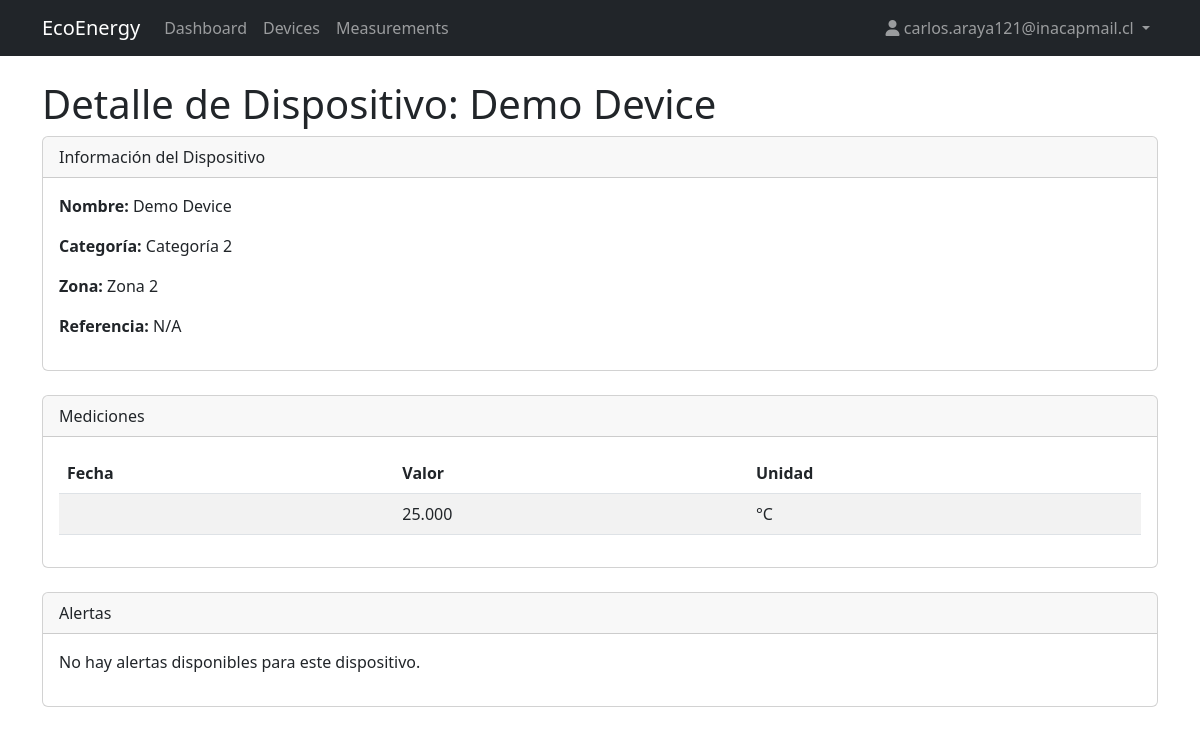
Screenshot of /devices/11/ (signed in) with the database file from the repository.
### dispositivos/models.py (models this page shows, shortened)
class BaseModel(models.Model):
    status = models.CharField(max_length=10, choices=STATUS, default="ACTIVE")
    created_at = models.DateTimeField(auto_now_add=True)   # fecha creación
    updated_at = models.DateTimeField(auto_now=True)       # última actualización
    deleted_at = models.DateTimeField(null=True, blank=True)  # borrado lógico
    objects = SoftDeleteManager()   # por defecto, solo activos
    all_objects = models.Manager()  # incluye eliminados
    class Meta:
        abstract = True
        ordering = ("-created_at",)

class Device(BaseModel):
    name = models.CharField(max_length=100)
    category = models.ForeignKey(Category, on_delete=models.CASCADE, related_name="devices")
    zone = models.ForeignKey(Zone, on_delete=models.CASCADE, related_name="devices")
    reference = models.CharField(max_length=100, blank=True)
    organization = models.ForeignKey(Organization, on_delete=models.CASCADE, null=True, blank=True)

class Category(BaseModel):
    name = models.CharField(max_length=100)
    description = models.TextField(blank=True)
    organization = models.ForeignKey(Organization, on_delete=models.CASCADE, null=True, blank=True)

class Zone(BaseModel):
    name = models.CharField(max_length=100)
    description = models.TextField(blank=True)
    organization = models.ForeignKey(Organization, on_delete=models.CASCADE, null=True, blank=True)

class Measurement(BaseModel):
    device = models.ForeignKey(Device, on_delete=models.CASCADE, related_name="measurements")
    value = models.DecimalField(max_digits=12, decimal_places=3)
    unit = models.CharField(max_length=20, blank=True)
    date = models.DateTimeField(default=timezone.now)
    organization = models.ForeignKey(Organization, on_delete=models.CASCADE, null=True, blank=True)

### dispositivos/views.py (the view)
# urls.py: path('devices/<int:pk>/', views.device_detail, name='device_detail'),
@login_required
def device_detail(request, pk):
    try:
        organization = request.user.userprofile.organization
        if not hasattr(organization, 'pk'):
            organization = None
    except:
        organization = None
    if organization:
        device = get_object_or_404(Device, id=pk, organization=organization)
        measurements = Measurement.objects.filter(device=device).order_by('-date')
        alerts = Alert.objects.filter(device=device).order_by('-created_at')
    else:
        device = None
        measurements = []
        alerts = []
    contexto = {
        'device': device,
        'measurements': measurements,
        'alerts': alerts,
    }
    return render(request, "device_detail.html", contexto)

### dispositivos/models.py (called while the page is built)
    def get_queryset(self):
        return SoftDeleteQuerySet(self.model, using=self._db).filter(deleted_at__isnull=True)

### dispositivos/templates/device_detail.html (shortened to what this page needs)
{% extends "base.html" %}
{% block content %}
<h1>Detalle de Dispositivo: {{ device.name }}</h1>
<div class="card mb-4">
    <div class="card-header">Información del Dispositivo</div>
    <div class="card-body">
        <p><strong>Nombre:</strong> {{ device.name }}</p>
        <p><strong>Categoría:</strong> {{ device.category.name }}</p>
        <p><strong>Zona:</strong> {{ device.zone.name }}</p>
        <p><strong>Referencia:</strong> {{ device.reference|default:"N/A" }}</p>
    </div>
</div>
<div class="card mb-4">
    <div class="card-header">Mediciones</div>
    <div class="card-body">
        {% if measurements %}
            <table class="table table-striped">
                <thead>
                    <tr>
                        <th>Fecha</th>
                        <th>Valor</th>
                        <th>Unidad</th>
                    </tr>
                </thead>
                <tbody>
                    {% for m in measurements %}
                        <tr>
                            <td>{{ m.fecha }}</td>
                            <td>{{ m.value }}</td>
                            <td>{{ m.unit }}</td>
                        </tr>
                    {% endfor %}
                </tbody>
            </table>
        {% else %}
            <p>No hay mediciones disponibles para este dispositivo.</p>
        {% endif %}
    </div>
</div>
<div class="card">
    <div class="card-header">Alertas</div>
    <div class="card-body">
        {% if alerts %}
            <ul class="list-group">
                {% for a in alerts %}
                    <li class="list-group-item">
                        <strong>{{ a.level }}</strong>: {{ a.message }}
                        <small class="text-muted">({{ a.created_at }})</small>
                    </li>
                {% endfor %}
            </ul>
        {% else %}
            <p>No hay alertas disponibles para este dispositivo.</p>
        {% endif %}
    </div>
</div>
{% endblock %}

### dispositivos/templates/base.html (shortened to what this page needs)
<!DOCTYPE html>
<html lang="en">
<head>
    <link href="https://cdn.jsdelivr.net/npm/bootstrap@5.3.0/dist/css/bootstrap.min.css" rel="stylesheet">
    <link rel="stylesheet" href="https://cdnjs.cloudflare.com/ajax/libs/font-awesome/6.0.0/css/all.min.css">
</head>
<body>
    <nav class="navbar navbar-expand-lg navbar-dark bg-dark">
        <div class="container">
            <a class="navbar-brand" href="{% url 'dashboard' %}">EcoEnergy</a>
            <div class="collapse navbar-collapse" id="navbarNav">
                <ul class="navbar-nav me-auto">
                    <li class="nav-item">
                        <a class="nav-link" href="{% url 'dashboard' %}">Dashboard</a>
                    </li>
                    {% if user.groups.all.0.name == 'Admin' or user.groups.all.0.name == 'Manager' %}
                    <li class="nav-item dropdown">
                        <a class="nav-link dropdown-toggle" href="#" id="devicesDropdown" role="button" data-bs-toggle="dropdown" aria-expanded="false">
                            Devices
                        </a>
                        <ul class="dropdown-menu" aria-labelledby="devicesDropdown">
                            <li><a class="dropdown-item" href="{% url 'device_list' %}">View Devices</a></li>
                            <li><a class="dropdown-item" href="{% url 'device_create' %}">Create Device</a></li>
                        </ul>
                    </li>
                    {% else %}
                    <li class="nav-item">
                        <a class="nav-link" href="{% url 'device_list' %}">Devices</a>
                    </li>
                    {% endif %}
                    {% if user.groups.all.0.name == 'Admin' or user.groups.all.0.name == 'Manager' %}
                    <li class="nav-item dropdown">
                        <a class="nav-link dropdown-toggle" href="#" id="measurementsDropdown" role="button" data-bs-toggle="dropdown" aria-expanded="false">
                            Measurements
                        </a>
                        <ul class="dropdown-menu" aria-labelledby="measurementsDropdown">
                            <li><a class="dropdown-item" href="{% url 'measurement_list' %}">View Measurements</a></li>
                            <li><a class="dropdown-item" href="{% url 'measurement_create' %}">Create Measurement</a></li>
                        </ul>
                    </li>
                    {% else %}
                    <li class="nav-item">
                        <a class="nav-link" href="{% url 'measurement_list' %}">Measurements</a>
                    </li>
                    {% endif %}
                </ul>
                <ul class="navbar-nav">
                    {% if user.is_authenticated %}
                        <li class="nav-item dropdown">
                            <a class="nav-link dropdown-toggle" href="#" id="userDropdown" role="button" data-bs-toggle="dropdown" aria-expanded="false">
                                {% if user.userprofile.profile_image %}
                                    <img src="{{ user.userprofile.profile_image.url }}" alt="Profile" class="rounded-circle" style="width: 30px; height: 30px; object-fit: cover;">
                                {% else %}
                                    <i class="fas fa-user"></i>
                                {% endif %}
                                {{ user.get_full_name|default:user.username }}
                            </a>
                        </li>
                    {% endif %}
                </ul>
            </div>
        </div>
    </nav>
    <div class="container mt-4">
        {% block content %}{% endblock %}
    </div>
</body>
</html>

### rows the page displays
Device: name "Demo Device", category.name "Categoría 2", zone.name "Zona 2", reference "N/A"
Measurement: value "25.000", unit "°C"

### other values shown
{{ user.get_full_name|default:user.username }} "carlos.araya121@inacapmail.cl"
